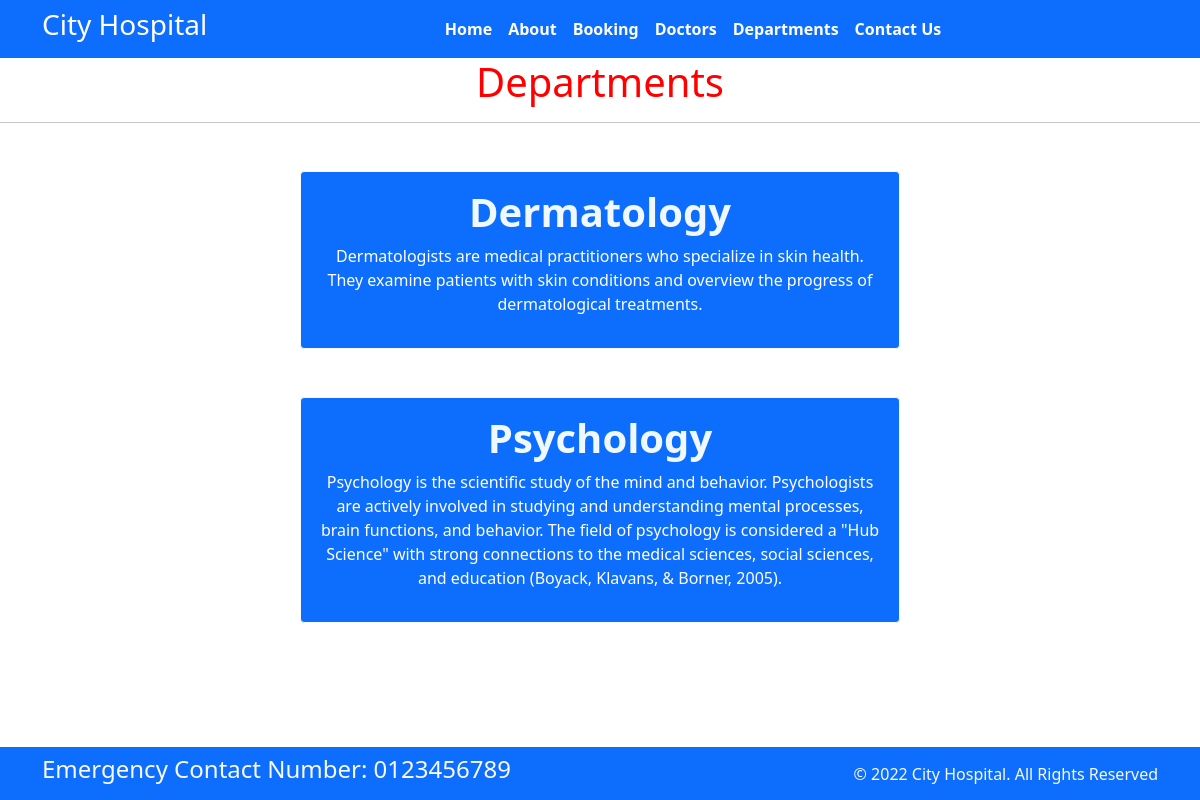
Page /department/ on the committed database.
### home/models.py (models this page shows, shortened)
class Department(models.Model):
    dept_name=models.CharField(max_length=100)
    dept_description=models.TextField()

### home/views.py (the view)
# urls.py: path('department/',views.department, name='department'),
def department(request):
    dict_dept={
        'dept' : Department.objects.all()
    }
    return render(request,'department.html',dict_dept)

### templates/department.html (shortened to what this page needs)
{% extends 'base.html' %}
{% block content%}
<h1 style="color: red" class="text-center">  Departments  </h1>
<hr>
{%for d in dept %}
<div class=" mx-auto w-50 bg-primary text-center p-3 my-5 border border-light rounded ">
    <h1 style="color :aliceblue"><b>{{d.dept_name}}</b></h1>
    <p style="color: white;">{{d.dept_description}}</p>
</div>
{%endfor%}
{% endblock %}

### rows in the picture
Department: dept_name "Dermatology", dept_description "Dermatologists are medical practitioners who specialize in skin health. They examine patients with skin conditions and overview the progress of dermatological treatments."
Department: dept_name "Psychology", dept_description "Psychology is the scientific study of the mind and behavior. Psychologists are actively involved in studying and understanding mental processes, brain functions, and behavior. The field of psychology is considered a \"Hub Science\" with strong connections to the medical sciences, social sciences, and education (Boyack, Klavans, & Borner, 2005)."
